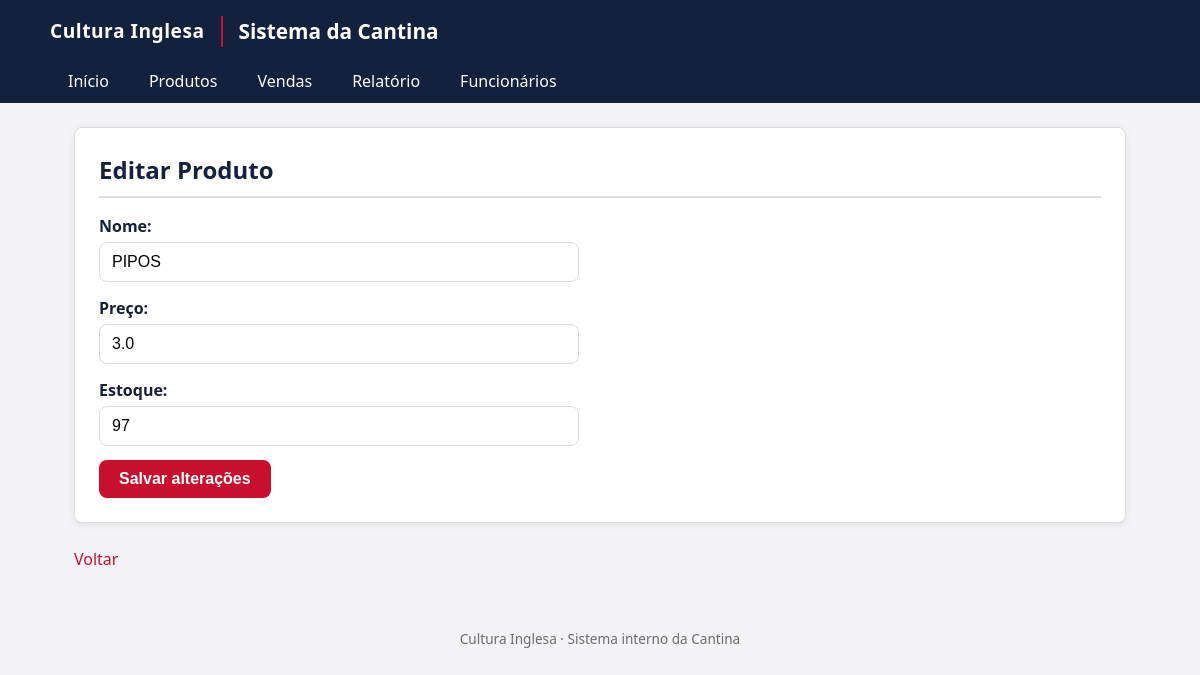
The app's page /editar_produto/3 with its own data.
### tables this page shows
CREATE TABLE produtos (
    id INTEGER PRIMARY KEY AUTOINCREMENT,
    nome TEXT NOT NULL,
    preco REAL NOT NULL,
    estoque INTEGER NOT NULL
);

### app.py (the view, shortened to what this page needs)
@app.route('/editar_produto/<int:id>', methods=['GET', 'POST'])
def editar_produto(id):
    conn = conectar()
    cursor = conn.cursor()
    cursor.execute("""
        SELECT * FROM produtos WHERE id = ?
    """, (id,))
    produto = cursor.fetchone()
    conn.close()
    return render_template('editar_produto.html', produto=produto)

### app.py (called while the page is built)
def conectar():
    return sqlite3.connect("cantina2.db")

### templates/editar_produto.html (shortened to what this page needs)
{% extends "base.html" %}
{% block conteudo %}
    <div class="cartao">
        <h2 class="cartao-titulo">Editar Produto</h2>
        <form method="POST">
            <div class="campo">
                <label>Nome:</label>
                <input type="text" name="nome" value="{{ produto[1] }}" required>
            </div>
            <div class="campo">
                <label>Preço:</label>
                <input type="number" step="0.01" min="0.01" name="preco" value="{{ produto[2] }}" required>
            </div>
            <div class="campo">
                <label>Estoque:</label>
                <input type="number" min="0" name="estoque" value="{{ produto[3] }}" required>
            </div>
            <button type="submit">Salvar alterações</button>
        </form>
    </div>
    <div class="links-rodape-pagina">
        <a href="/produtos">Voltar</a>
    </div>
{% endblock %}

### static/style.css (style rules this page uses)
:root { --vermelho-principal: #C8102E; --vermelho-escuro: #960C22; --azul-marinho: #14213D; --branco: #FFFFFF; --cinza-fundo: #F4F4F6; --cinza-borda: #DCDCE2; --cinza-claro: #F0F0F2; --texto-principal: #232327; --texto-secundario: #6B6B72; --sucesso: #2E7D32; --alerta: #B8860B; --sombra: 0 2px 8px rgba(20, 33, 61, 0.08); --raio: 8px; }
* { box-sizing: border-box; }
body { margin: 0; font-family: "Segoe UI", Arial, Helvetica, sans-serif; background-color: var(--cinza-fundo); color: var(--texto-principal); line-height: 1.5; }
h1, h2, h3 { color: var(--azul-marinho); margin-top: 0; }
a { color: var(--vermelho-principal); text-decoration: none; }
.cartao { background-color: var(--branco); border: 1px solid var(--cinza-borda); border-radius: var(--raio); box-shadow: var(--sombra); padding: 24px; margin-bottom: 24px; }
.cartao-titulo { border-bottom: 2px solid var(--cinza-borda); padding-bottom: 8px; margin-bottom: 16px; }
.links-rodape-pagina { display: flex; flex-wrap: wrap; gap: 16px; margin-top: 8px; }
form { display: flex; flex-direction: column; gap: 14px; max-width: 480px; }
label { font-weight: 600; color: var(--azul-marinho); margin-bottom: 4px; display: block; }
input[type="text"], input[type="number"], select { width: 100%; padding: 10px 12px; border: 1px solid var(--cinza-borda); border-radius: var(--raio); font-size: 1rem; background-color: var(--branco); }
.campo { display: flex; flex-direction: column; }
button, .botao { background-color: var(--vermelho-principal); color: var(--branco); border: none; padding: 10px 20px; border-radius: var(--raio); font-size: 1rem; font-weight: 600; cursor: pointer; align-self: flex-start; transition: background-color 0.15s ease-in-out; }

### records on screen
produtos: nome "PIPOS", preco "3.0", estoque "97"
